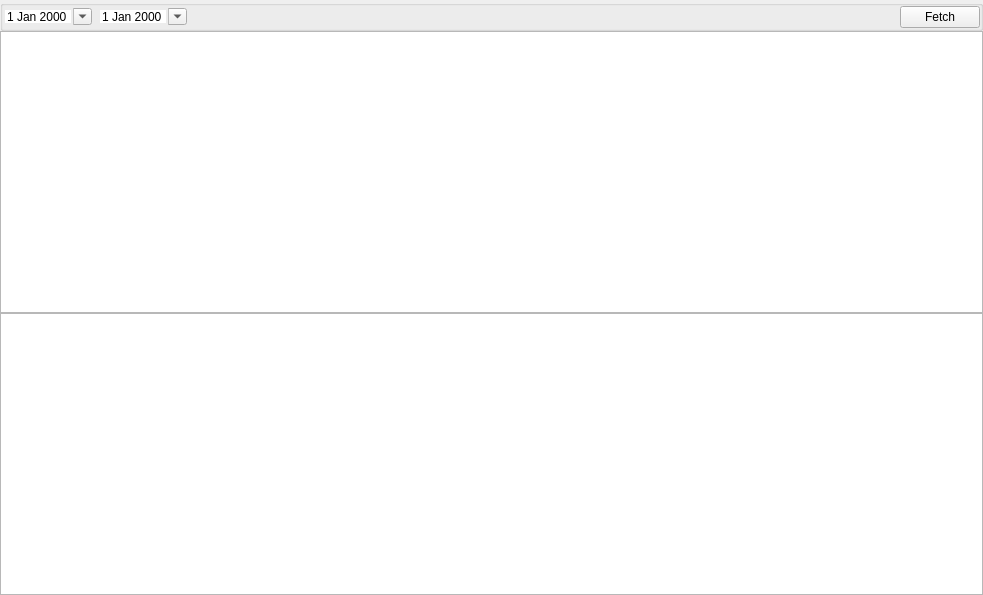
<?xml version="1.0" encoding="UTF-8"?>
<ui version="4.0">
 <class>OrderOverviewWidget</class>
 <widget class="QWidget" name="OrderOverviewWidget">
  <property name="geometry">
   <rect>
    <x>0</x>
    <y>0</y>
    <width>983</width>
    <height>595</height>
   </rect>
  </property>
  <property name="windowTitle">
   <string>Order Overview</string>
  </property>
  <layout class="QGridLayout" name="gridLayout">
   <property name="leftMargin">
    <number>0</number>
   </property>
   <property name="topMargin">
    <number>0</number>
   </property>
   <property name="rightMargin">
    <number>0</number>
   </property>
   <property name="bottomMargin">
    <number>0</number>
   </property>
   <property name="spacing">
    <number>0</number>
   </property>
   <item row="0" column="0">
    <widget class="QGroupBox" name="groupBoxView">
     <property name="sizePolicy">
      <sizepolicy hsizetype="Preferred" vsizetype="Preferred">
       <horstretch>0</horstretch>
       <verstretch>0</verstretch>
      </sizepolicy>
     </property>
     <property name="title">
      <string/>
     </property>
     <layout class="QHBoxLayout" name="horizontalLayout_2">
      <property name="spacing">
       <number>-1</number>
      </property>
      <property name="leftMargin">
       <number>0</number>
      </property>
      <property name="topMargin">
       <number>0</number>
      </property>
      <property name="rightMargin">
       <number>0</number>
      </property>
      <property name="bottomMargin">
       <number>0</number>
      </property>
      <item>
       <widget class="DateEdit" name="start">
        <property name="frame">
         <bool>false</bool>
        </property>
        <property name="calendarPopup">
         <bool>true</bool>
        </property>
       </widget>
      </item>
      <item>
       <widget class="DateEdit" name="end">
        <property name="frame">
         <bool>false</bool>
        </property>
        <property name="calendarPopup">
         <bool>true</bool>
        </property>
       </widget>
      </item>
      <item>
       <spacer name="horizontalSpacer">
        <property name="orientation">
         <enum>Qt::Orientation::Horizontal</enum>
        </property>
        <property name="sizeHint" stdset="0">
         <size>
          <width>516</width>
          <height>17</height>
         </size>
        </property>
       </spacer>
      </item>
      <item>
       <widget class="QPushButton" name="pBtnFetch">
        <property name="text">
         <string>Fetch</string>
        </property>
       </widget>
      </item>
     </layout>
    </widget>
   </item>
   <item row="1" column="0">
    <widget class="QTableView" name="tableViewFilter"/>
   </item>
   <item row="2" column="0">
    <widget class="QTableView" name="tableViewOverview"/>
   </item>
  </layout>
 </widget>
 <customwidgets>
  <customwidget>
   <class>DateEdit</class>
   <extends>QDateEdit</extends>
   <header location="global">widget/dateedit.h</header>
  </customwidget>
 </customwidgets>
 <resources/>
 <connections/>
</ui>
